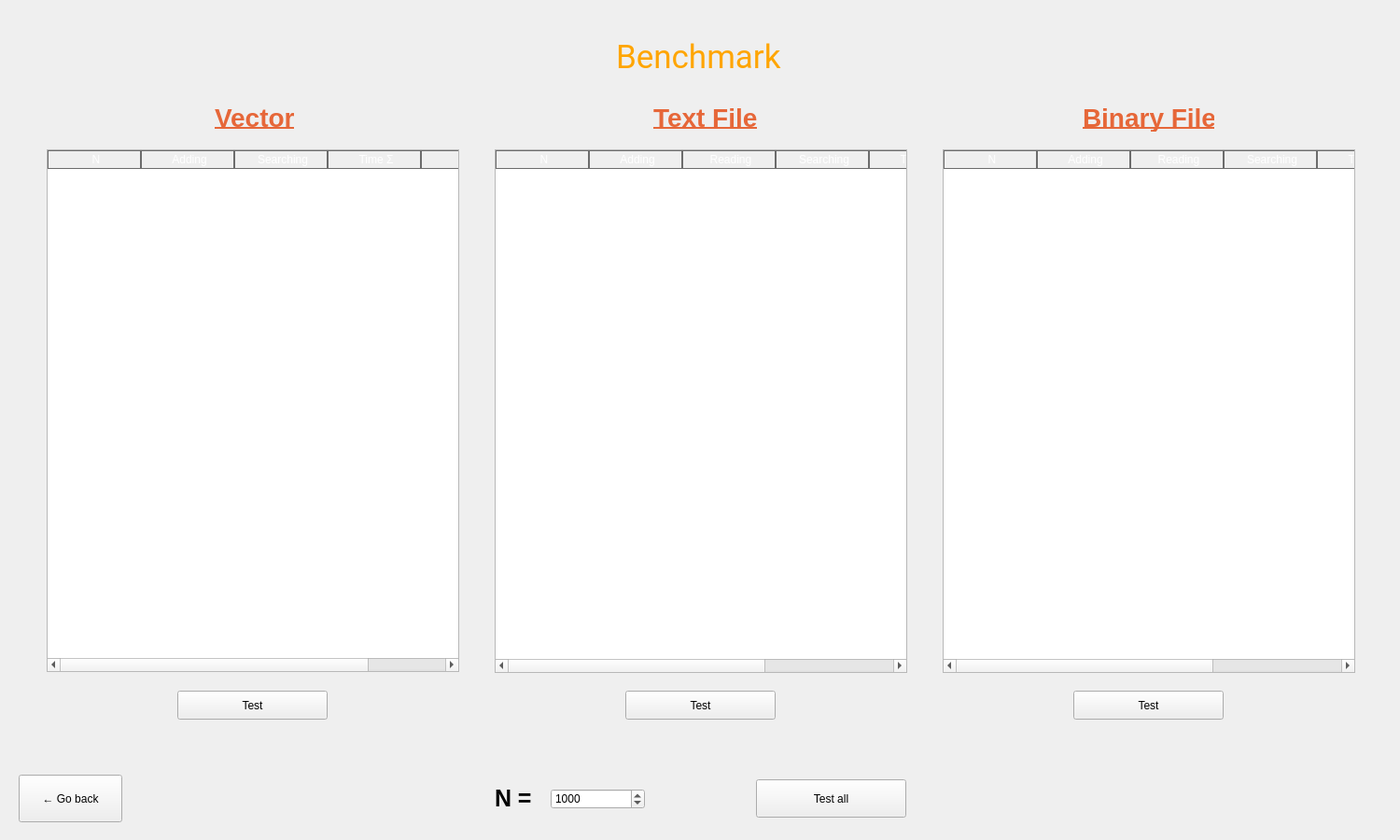
<?xml version="1.0" encoding="UTF-8"?>
<ui version="4.0">
 <class>Tests</class>
 <widget class="QWidget" name="Tests">
  <property name="geometry">
   <rect>
    <x>0</x>
    <y>0</y>
    <width>1500</width>
    <height>900</height>
   </rect>
  </property>
  <property name="windowTitle">
   <string>Form</string>
  </property>
  <widget class="QLabel" name="pageName_3">
   <property name="geometry">
    <rect>
     <x>660</x>
     <y>-10</y>
     <width>191</width>
     <height>141</height>
    </rect>
   </property>
   <property name="styleSheet">
    <string notr="true">color: orange;
font-size: 35px;
font-family: Roboto;</string>
   </property>
   <property name="text">
    <string>Benchmark</string>
   </property>
  </widget>
  <widget class="QPushButton" name="pushButton_3">
   <property name="geometry">
    <rect>
     <x>20</x>
     <y>830</y>
     <width>111</width>
     <height>51</height>
    </rect>
   </property>
   <property name="text">
    <string>← Go back</string>
   </property>
  </widget>
  <widget class="QSpinBox" name="NCounter">
   <property name="geometry">
    <rect>
     <x>590</x>
     <y>845</y>
     <width>101</width>
     <height>22</height>
    </rect>
   </property>
   <property name="maximum">
    <number>100000000</number>
   </property>
   <property name="singleStep">
    <number>1000</number>
   </property>
   <property name="value">
    <number>1000</number>
   </property>
  </widget>
  <widget class="QLabel" name="label">
   <property name="geometry">
    <rect>
     <x>530</x>
     <y>845</y>
     <width>41</width>
     <height>21</height>
    </rect>
   </property>
   <property name="styleSheet">
    <string notr="true">font-size: 25px;
font-weight: 500;</string>
   </property>
   <property name="text">
    <string>N =</string>
   </property>
  </widget>
  <widget class="QPushButton" name="testAllButton">
   <property name="geometry">
    <rect>
     <x>810</x>
     <y>835</y>
     <width>161</width>
     <height>41</height>
    </rect>
   </property>
   <property name="text">
    <string>Test all</string>
   </property>
  </widget>
  <widget class="QLabel" name="label_2">
   <property name="geometry">
    <rect>
     <x>230</x>
     <y>110</y>
     <width>91</width>
     <height>31</height>
    </rect>
   </property>
   <property name="styleSheet">
    <string notr="true">font-size: 28px;
font-weight: 500;
text-decoration: underline;
color: #e66739;</string>
   </property>
   <property name="text">
    <string>Vector</string>
   </property>
  </widget>
  <widget class="QTableWidget" name="vectorTable">
   <property name="geometry">
    <rect>
     <x>50</x>
     <y>160</y>
     <width>442</width>
     <height>560</height>
    </rect>
   </property>
   <property name="styleSheet">
    <string notr="true">QHeaderView::section {
    background-color: qlineargradient(x1:0, y1:0, x2:0, y2:1,
                                      stop:0 #DE6262,  stop:1 #FFB88C);
    color: white;
    padding-left: 4px;
    border: 1px solid #6c6c6c;
}

QTableView {
    selection-background-color: #dedede;

	selection-color: dark-grey;

	font-size:15px;
}


/* style the sort indicator */
QHeaderView::down-arrow {
    image: url(down_arrow.png);
}

QHeaderView::up-arrow {
    image: url(up_arrow.png);
}

QTableView::item {
}
</string>
   </property>
   <column>
    <property name="text">
     <string>N</string>
    </property>
   </column>
   <column>
    <property name="text">
     <string>Adding</string>
    </property>
   </column>
   <column>
    <property name="text">
     <string>Searching</string>
    </property>
   </column>
   <column>
    <property name="text">
     <string>Time Σ</string>
    </property>
   </column>
   <column>
    <property name="text">
     <string>Data</string>
    </property>
   </column>
  </widget>
  <widget class="QTableWidget" name="textFileTable">
   <property name="geometry">
    <rect>
     <x>530</x>
     <y>160</y>
     <width>442</width>
     <height>561</height>
    </rect>
   </property>
   <property name="styleSheet">
    <string notr="true">QHeaderView::section {
    background-color: qlineargradient(x1:0, y1:0, x2:0, y2:1,
                                      stop:0 #DE6262,  stop:1 #FFB88C);
    color: white;
    padding-left: 4px;
    border: 1px solid #6c6c6c;
}

QTableView {
    selection-background-color: #dedede;

	selection-color: dark-grey;

	font-size:15px;
}


/* style the sort indicator */
QHeaderView::down-arrow {
    image: url(down_arrow.png);
}

QHeaderView::up-arrow {
    image: url(up_arrow.png);
}

QTableView::item {
}
</string>
   </property>
   <column>
    <property name="text">
     <string>N</string>
    </property>
   </column>
   <column>
    <property name="text">
     <string>Adding</string>
    </property>
   </column>
   <column>
    <property name="text">
     <string>Reading</string>
    </property>
   </column>
   <column>
    <property name="text">
     <string>Searching</string>
    </property>
   </column>
   <column>
    <property name="text">
     <string>Time Σ</string>
    </property>
   </column>
   <column>
    <property name="text">
     <string>Data</string>
    </property>
   </column>
  </widget>
  <widget class="QLabel" name="label_3">
   <property name="geometry">
    <rect>
     <x>700</x>
     <y>110</y>
     <width>121</width>
     <height>31</height>
    </rect>
   </property>
   <property name="styleSheet">
    <string notr="true">font-size: 28px;
font-weight: 500;
text-decoration: underline;
color: #e66739;</string>
   </property>
   <property name="text">
    <string>Text File</string>
   </property>
  </widget>
  <widget class="QLabel" name="label_4">
   <property name="geometry">
    <rect>
     <x>1160</x>
     <y>110</y>
     <width>141</width>
     <height>31</height>
    </rect>
   </property>
   <property name="styleSheet">
    <string notr="true">font-size: 28px;
font-weight: 500;
text-decoration: underline;
color: #e66739;</string>
   </property>
   <property name="text">
    <string>Binary File</string>
   </property>
  </widget>
  <widget class="QTableWidget" name="binaryFileTable">
   <property name="geometry">
    <rect>
     <x>1010</x>
     <y>160</y>
     <width>442</width>
     <height>561</height>
    </rect>
   </property>
   <property name="styleSheet">
    <string notr="true">QHeaderView::section {
    background-color: qlineargradient(x1:0, y1:0, x2:0, y2:1,
                                      stop:0 #DE6262,  stop:1 #FFB88C);
    color: white;
    padding-left: 4px;
    border: 1px solid #6c6c6c;
}

QTableView {
    selection-background-color: #dedede;

	selection-color: dark-grey;

	font-size:15px;
}


/* style the sort indicator */
QHeaderView::down-arrow {
    image: url(down_arrow.png);
}

QHeaderView::up-arrow {
    image: url(up_arrow.png);
}

QTableView::item {
}
</string>
   </property>
   <column>
    <property name="text">
     <string>N</string>
    </property>
   </column>
   <column>
    <property name="text">
     <string>Adding</string>
    </property>
   </column>
   <column>
    <property name="text">
     <string>Reading</string>
    </property>
   </column>
   <column>
    <property name="text">
     <string>Searching</string>
    </property>
   </column>
   <column>
    <property name="text">
     <string>Time Σ</string>
    </property>
   </column>
   <column>
    <property name="text">
     <string>Data</string>
    </property>
   </column>
  </widget>
  <widget class="QPushButton" name="testTextFileButton">
   <property name="geometry">
    <rect>
     <x>670</x>
     <y>740</y>
     <width>161</width>
     <height>31</height>
    </rect>
   </property>
   <property name="text">
    <string>Test</string>
   </property>
  </widget>
  <widget class="QPushButton" name="testVectorButton">
   <property name="geometry">
    <rect>
     <x>190</x>
     <y>740</y>
     <width>161</width>
     <height>31</height>
    </rect>
   </property>
   <property name="text">
    <string>Test</string>
   </property>
  </widget>
  <widget class="QPushButton" name="testBinaryFileButton">
   <property name="geometry">
    <rect>
     <x>1150</x>
     <y>740</y>
     <width>161</width>
     <height>31</height>
    </rect>
   </property>
   <property name="text">
    <string>Test</string>
   </property>
  </widget>
 </widget>
 <resources/>
 <connections/>
</ui>
